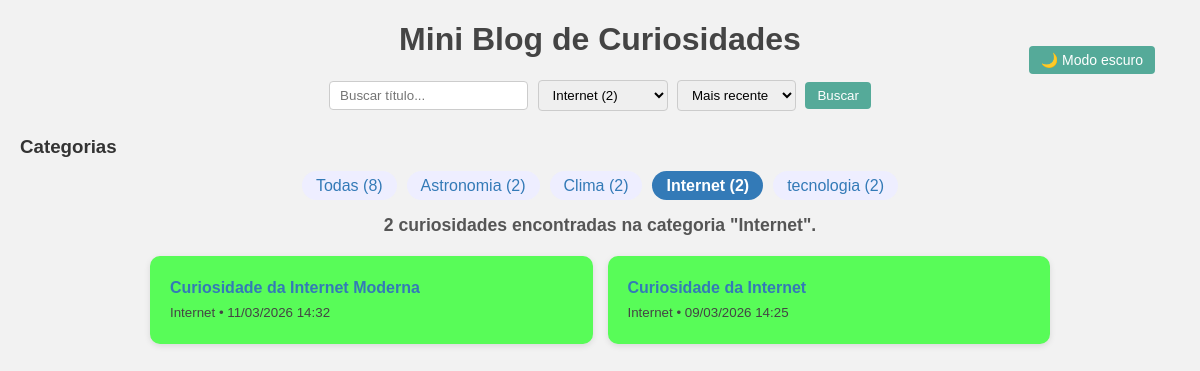
Screenshot of /?categoria=Internet with the database file from the repository.
### curiosidades/models.py (models this page shows, shortened)
class Curiosidade(models.Model):
    titulo = models.CharField(max_length=200)
    conteudo = models.TextField()
    categoria = models.CharField(max_length=100, blank=True)
    data_criacao = models.DateTimeField(auto_now_add=True)

### curiosidades/views.py (the view)
# urls.py: path('', views.index, name='index'),
def index(request):
    termo = request.GET.get('q', '')
    categoria = request.GET.get('categoria', '')
    ordenacao = request.GET.get('ordenacao', 'data_desc')
    curiosidades = Curiosidade.objects.all()
    if termo:
        curiosidades = curiosidades.filter(titulo__icontains=termo)
    if categoria:
        curiosidades = curiosidades.filter(categoria=categoria)
    if ordenacao == 'data_asc':
        curiosidades = curiosidades.order_by('data_criacao')
    elif ordenacao == 'titulo_asc':
        curiosidades = curiosidades.order_by('titulo')
    elif ordenacao == 'titulo_desc':
        curiosidades = curiosidades.order_by('-titulo')
    else:
        curiosidades = curiosidades.order_by('-data_criacao')
    curiosidades_destacadas = []
    for c in curiosidades:
        c.slug_categoria = slugify(c.categoria)
        c.titulo_destaque = destacar_texto(c.titulo, termo)
        c.conteudo_destaque = destacar_texto(c.conteudo, termo)
        curiosidades_destacadas.append(c)
    paginator = Paginator(curiosidades_destacadas, 6)  # 6 curiosidades por página
    page = request.GET.get('page')
    curiosidades_paginadas = paginator.get_page(page)
    categorias = Curiosidade.objects.values_list('categoria', flat=True).distinct()
    todas_curiosidades = Curiosidade.objects.all()
    contagem_categorias = Counter([c.categoria for c in todas_curiosidades])
    categorias_com_contagem = [
        (cat, contagem_categorias[cat]) for cat in categorias
    ]
    total_curiosidades = todas_curiosidades.count()
    return render(request, 'curiosidades/index.html', {
        'curiosidades': curiosidades_paginadas,
        'termo': termo,
        'categorias_com_contagem': categorias_com_contagem,
        'categoria_selecionada': categoria,
        'ordenacao': ordenacao,
        'total_curiosidades': total_curiosidades,
    })

### curiosidades/views.py (called while the page is built)
def destacar_texto(texto, termo):
    if not termo:
        return texto
    regex = re.compile(re.escape(termo), re.IGNORECASE)
    return regex.sub(r'<span class="destaque">\g<0></span>', texto)

### curiosidades/templates/curiosidades/index.html (shortened to what this page needs)
<!DOCTYPE html>
<html lang="pt-BR">
<head>
{% load static %}
<link rel="stylesheet" href="{% static 'curiosidades/style.css' %}">
</head>
<body>
<header>
    <h1>Mini Blog de Curiosidades</h1>
    <button id="toggle-dark" aria-label="Ativar modo escuro">
        🌙 Modo escuro
    </button>
</header>
<main>
<section>
<form method="get" action="">
    <input
        type="text"
        name="q"
        placeholder="Buscar título..."
        value="{{ termo }}"
        aria-label="Buscar curiosidade pelo título"
    >
    <select name="categoria">
        {% for cat, contagem in categorias_com_contagem %}
        <option value="{{ cat }}" {% if categoria_selecionada == cat %}selected{% endif %}>
            {{ cat }} ({{ contagem }})
        </option>
        {% endfor %}
    </select>
    <select name="ordenacao">
        <option value="data_desc" {% if ordenacao == "data_desc" %}selected{% endif %}>Mais recente</option>
    </select>
    <button type="submit">Buscar</button>
</form>
</section>
<section>
<h3>Categorias</h3>
<ul class="categorias">
    <li>
        <a href="{% url 'index' %}" class="{% if not categoria_selecionada %}selected{% endif %}">
            Todas ({{ total_curiosidades }})
        </a>
    </li>
    {% for cat, contagem in categorias_com_contagem %}
    <li>
        <a href="?categoria={{ cat }}{% if termo %}&q={{ termo|urlencode }}{% endif %}"
           class="{% if categoria_selecionada == cat %}selected{% endif %}">
            {{ cat }} ({{ contagem }})
        </a>
    </li>
    {% endfor %}
</ul>
</section>
<section>
<p class="contador">
{% if curiosidades %}
    {% if categoria_selecionada %}
        {{ curiosidades.paginator.count }} curiosidade{% if curiosidades.paginator.count > 1 %}s{% endif %}
        encontrada{% if curiosidades.paginator.count > 1 %}s{% endif %}
        na categoria "<strong>{{ categoria_selecionada }}</strong>".
    {% elif termo %}
        {{ curiosidades.paginator.count }} curiosidade{% if curiosidades.paginator.count > 1 %}s{% endif %}
        encontrada{% if curiosidades.paginator.count > 1 %}s{% endif %}
        para "<strong>{{ termo }}</strong>".
    {% else %}
        {{ curiosidades.paginator.count }} curiosidade{% if curiosidades.paginator.count > 1 %}s{% endif %}
        encontrada{% if curiosidades.paginator.count > 1 %}s{% endif %}.
    {% endif %}
{% else %}
    Nenhuma curiosidade encontrada.
{% endif %}
</p>
</section>
<section>
<ul class="lista-curiosidades">
{% for c in curiosidades %}
<article class="card-curiosidade {{ c.slug_categoria }}">
    <a href="{% url 'detalhe' c.id %}">
        {{ c.titulo_destaque|safe }}
    </a>
    <br>
    <small class="categoria-info {{ c.slug_categoria }}">
        {{ c.categoria }} • {{ c.data_criacao|date:"d/m/Y H:i" }}
    </small>
</article>
{% empty %}
<li>Nenhuma curiosidade cadastrada.</li>
{% endfor %}
</ul>
</section>
</main>
</body>
</html>

### curiosidades/static/curiosidades/style.css (style rules this page uses)
body { font-family: Arial, sans-serif; margin: 20px; background-color: #f2f2f2; color: #333; transition: background-color 0.3s, color 0.3s; }
header { position: relative; }
h1 { text-align: center; color: #444; }
form { text-align: center; margin-bottom: 20px; }
input[type="text"], select { padding: 6px 10px; margin: 0 5px 5px 0; border-radius: 4px; border: 1px solid #ccc; }
button { padding: 6px 12px; border-radius: 4px; border: none; background-color: #5a9; color: white; cursor: pointer; transition: 0.2s; }
#toggle-dark { position: absolute; right: 25px; top: 25px; font-size: 14px; }
.categorias { display: flex; gap: 10px; padding: 0; list-style: none; margin-bottom: 20px; justify-content: center; flex-wrap: wrap; }
.categorias li a { padding: 6px 14px; border-radius: 20px; background-color: #eef; color: #337ab7; text-decoration: none; transition: 0.2s; }
.categorias li a.selected { font-weight: bold; color: #fff; background-color: #337ab7; }
.contador { font-size: 1.1rem; font-weight: bold; color: #555; text-align: center; margin-bottom: 20px; }
.lista-curiosidades { padding: 0; list-style: none; display: grid; grid-template-columns: repeat(auto-fit,minmax(250px,1fr)); gap: 15px; max-width: 900px; margin: 0 auto 30px auto; }
.card-curiosidade { padding: 20px; line-height: 1.5; border-radius: 10px; box-shadow: 0 2px 6px rgba(0,0,0,0.1); transition: transform 0.2s, box-shadow 0.2s; }
.card-curiosidade a { font-weight: bold; color: #337ab7; text-decoration: none; }
.card-curiosidade small { color: #444; }
.card-curiosidade.internet { background-color: #58fc58; }
.card-curiosidade { animation: aparecer 0.4s ease; }

### rows the page displays
Curiosidade: categoria "Clima", id "2"
Curiosidade: titulo_destaque "Curiosidade da Internet Moderna", categoria "Internet", data_criacao "11/03/2026 14:32"
Curiosidade: titulo_destaque "Curiosidade da Internet", categoria "Internet", data_criacao "09/03/2026 14:25"

### other values shown
{{ total_curiosidades }} "8"
{{ cat }} "Astronomia" "Internet" "tecnologia"
{{ contagem }} "2" "2" "2"
{{ curiosidades.paginator.count }} "2"
{{ categoria_selecionada }} "Internet"
form field categoria "Internet (2)"
